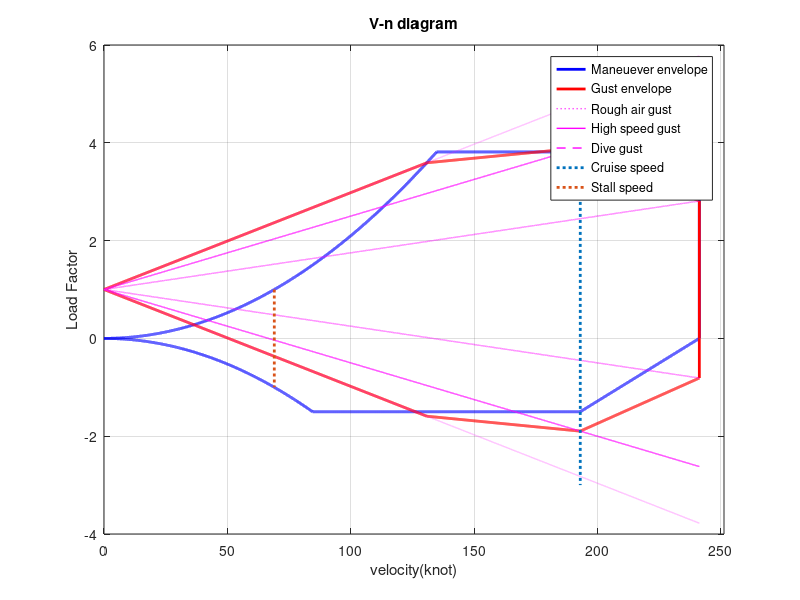

The MATLAB script that drew this image:

clear all
clc
close all
% 0.592 knot = 1 ft/s, 1 knot = 1.688 ft/s
% load factor = Total lift/ weight

d=0.0021; %density, slug/ft^3 , alt = 5000ft
cl=1.6;   %max lift coefficient, Reynolds number = 6500000
c = 4.5;  %mean aerodynamic chord, ft
b = 36.74; % wingspan
S= 175; % wing area, ft^2
AR = b^2/S; %aspect ratio 
W= 4000; %MTOW , lb
WL=W/S;  % wingload
g= 32.26; % gravity acceleration ft/s^2  
cla=4.5; % fig 3.4.14 find with AR and times 180/3.14
mu=(2*WL)/(d*g*c*cla); % mass ratio
k=(0.88*mu)/(5.3+mu); % gust alleviation factor in subsonic

u1=66; % rough air gust, ft/s, U_de
u2=50; % high speed gust, ft/s, U_de
u3=25; % dive speed gust, ft/s, U_de
vc = 193; %cruise speed, knots
vd = vc*1.25; % dive speed, typically vc*1.25
vb = vd/2; % maneuever speed at rough air gust
nlimit=2.1+24000/(W+10000); %maximum positive load factor, more than 2.1+24000/(W+10000)
nnlimit=-1.5; %maximum negative load factor

v=0 : 0.01 : vd; % velocity
n=(d*cl*((1.69*v).^2))/(2*WL); % load fator
nn=-n;

ng1 = 1+((k*u1*v*cla)/(498*WL)); %rough air gust load factor
ng2 = 1+((k*u2*v*cla)/(498*WL)); %high speed gust load factor
ng3 = 1+((k*u3*v*cla)/(498*WL)); %dive gust load factor
ng11 = 1-((k*u1*v*cla)/(498*WL)); %rough air gust load factor
ng22 = 1-((k*u2*v*cla)/(498*WL)); %high gust load factor
ng33 = 1-((k*u3*v*cla)/(498*WL)); %dive gust load factor
temp = roots([(d*cl*((1.69)^2))/(2*WL) -((k*u1*cla)/(498*WL)) -1]);
vb=temp(temp>0);

n( n > nlimit ) = nlimit; % restrict positive load factor
nn( nn < nnlimit )= nnlimit; % restrict negative load factor
n( v >= vd) = 0; % positive load factor = 0 at dive speed
nn( v >= vd) = 0; % negative load factor = 0 at dive speed

for i = find(v==vc) : find(v==vd)
    
    nn(i) = -nnlimit/(vd-vc)*(v(i)-vc)+nnlimit;
    
end

ngp1 = 1+((k*u1*vb*cla)/(498*WL)); % rough air gust point
ngp2 = 1+((k*u2*vc*cla)/(498*WL)); % high speed air gust point
ngp3 = 1+((k*u3*vd*cla)/(498*WL)); % dive speed air gust point
ngp11 = 1-((k*u1*vb*cla)/(498*WL)); % - rough air gust point 
ngp22 = 1-((k*u2*vc*cla)/(498*WL)); % - high speed air gust point
ngp33 = 1-((k*u3*vd*cla)/(498*WL)); % - dive speed air gust point

for i = 1:1001
gx(i) = 0+(i-1)*vb/1000;
gy(i) = (ngp1-1)/vb*gx(i)+1;
end
for i = 1002:2002
gx(i) = gx(1001)+(i-1002)*(vc-vb)/1000;
gy(i) = (ngp2-ngp1)/(vc-vb)*gx(i)-(ngp2-ngp1)/(vc-vb)*gx(1001)+gy(1001);
end
for i = 2003:3003
gx(i) = gx(2002)+(i-2003)*(vd-vc)/1000;
gy(i) = (ngp3-ngp2)/(vd-vc)*gx(i)-(ngp3-ngp2)/(vd-vc)*gx(2002)+gy(2002);
end

for i = 1:1001
gx2(i) = 0+(i-1)*vb/1000;
gy2(i) = (ngp11-1)/vb*gx2(i)+1;
end
for i = 1002:2002
gx2(i) = gx2(1001)+(i-1002)*(vc-vb)/1000;
gy2(i) = (ngp22-ngp11)/(vc-vb)*gx2(i)-(ngp22-ngp11)/(vc-vb)*gx2(1001)+gy2(1001);
end
for i = 2003:3003
gx2(i) = gx2(2002)+(i-2003)*(vd-vc)/1000;
gy2(i) = (ngp33-ngp22)/(vd-vc)*gx2(i)-(ngp33-ngp22)/(vd-vc)*gx2(2002)+gy2(2002);
end
gx(3004)=vd+0.001; gy(3004)=0;
gx2(3004)=vd+0.001; gy2(3004)=0;


figure(1)

% Maneuever envelope
a1 = plot(v,n, 'b','LineWidth',2);
hold on
plot(v,nn,'b', 'LineWidth',2);




% Gust envelope
 a2 = plot(gx,gy,'r', 'LineWidth',2);
 plot(gx2,gy2, 'r','LineWidth',2);
 
%Gust line 
a3 = plot(v,ng1,'m:', 'LineWidth',1);
a4 = plot(v,ng2,'m-', 'LineWidth',1);
a5 = plot(v,ng3,'m--', 'LineWidth',1);

plot(v,ng11,'m:', 'LineWidth',1)
plot(v,ng22,'m-', 'LineWidth',1)
plot(v,ng33,'m--', 'LineWidth',1)

% velocity check line
xv = vc;  
ystart = 5;
 yend = -3;
 a6 = plot([xv xv], [ystart yend],':','LineWidth',2);
 
 temp = find(n<=1);
 temp = sort(temp,'descend');
 vs = v(temp(2));
a7 = plot([vs vs], [1 -1],':','LineWidth',2);

legend([a1, a2, a3, a4, a5, a6,a7],{'Maneuever envelope', 'Gust envelope','Rough air gust',... 
        'High speed gust', 'Dive gust','Cruise speed','Stall speed'})
grid on
title('V-n diagram');
xlabel('velocity(knot)');ylabel('Load Factor');
xlim([0 vd+10])
